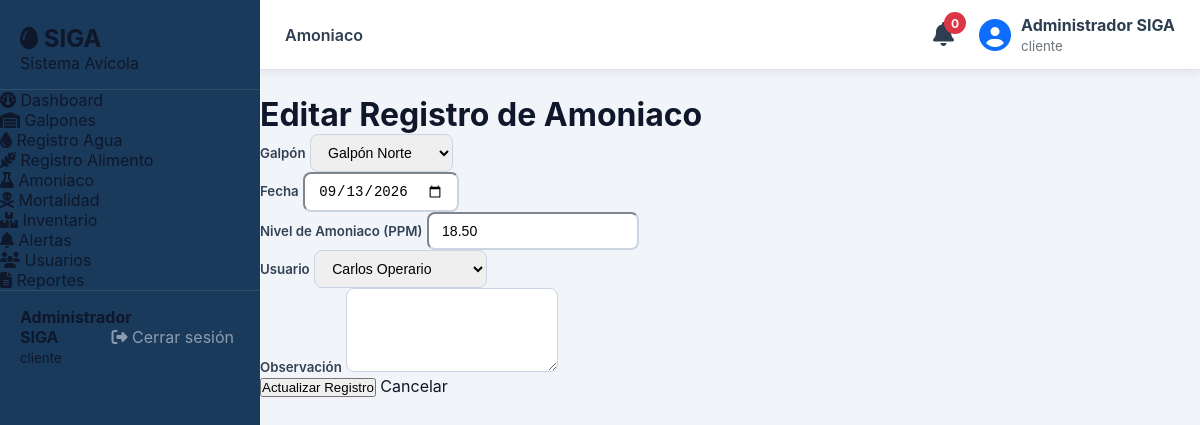
Page /legacy-php/modules/amoniaco/crear.php?id=1 (signed in) on the committed database.
### tables this page shows
CREATE TABLE IF NOT EXISTS `registros_amoniaco` (
  `id`          INT UNSIGNED NOT NULL AUTO_INCREMENT,
  `galpon_id`   INT UNSIGNED NOT NULL,
  `fecha`       DATE         NOT NULL,
  `nivel_ppm`   DECIMAL(8,2) NOT NULL DEFAULT 0,
  `usuario_id`  INT UNSIGNED NOT NULL,
  `observacion` TEXT,
  `created_at`  DATETIME NOT NULL DEFAULT CURRENT_TIMESTAMP,
  PRIMARY KEY (`id`),
  CONSTRAINT `fk_amoniaco_galpon`  FOREIGN KEY (`galpon_id`)  REFERENCES `galpones`(`id`) ON DELETE CASCADE,
  CONSTRAINT `fk_amoniaco_usuario` FOREIGN KEY (`usuario_id`) REFERENCES `usuarios`(`id`)
);

CREATE TABLE IF NOT EXISTS `galpones` (
  `id`                  INT UNSIGNED NOT NULL AUTO_INCREMENT,
  `codigo`              VARCHAR(20)  NOT NULL UNIQUE,
  `nombre`              VARCHAR(100) NOT NULL,
  `ubicacion`           VARCHAR(200),
  `capacidad_maxima`    INT UNSIGNED NOT NULL DEFAULT 0,
  `cantidad_actual`     INT UNSIGNED NOT NULL DEFAULT 0,
  `estado`              ENUM('activo','inactivo','mantenimiento') NOT NULL DEFAULT 'activo',
  `responsable_id`      INT UNSIGNED,
  `created_at`          DATETIME NOT NULL DEFAULT CURRENT_TIMESTAMP,
  PRIMARY KEY (`id`),
  CONSTRAINT `fk_galpones_responsable` FOREIGN KEY (`responsable_id`) REFERENCES `usuarios`(`id`) ON DELETE SET NULL
);

CREATE TABLE IF NOT EXISTS `usuarios` (
  `id`              INT UNSIGNED NOT NULL AUTO_INCREMENT,
  `nombre_completo` VARCHAR(150) NOT NULL,
  `documento`       VARCHAR(30)  NOT NULL UNIQUE,
  `email`           VARCHAR(120) NOT NULL UNIQUE,
  `telefono`        VARCHAR(20),
  `password_hash`   VARCHAR(255) NOT NULL,
  `rol_id`          INT UNSIGNED NOT NULL DEFAULT 2,
  `activo`          TINYINT(1)   NOT NULL DEFAULT 1,
  `created_at`      DATETIME     NOT NULL DEFAULT CURRENT_TIMESTAMP,
  `updated_at`      DATETIME     NOT NULL DEFAULT CURRENT_TIMESTAMP ON UPDATE CURRENT_TIMESTAMP,
  PRIMARY KEY (`id`),
  CONSTRAINT `fk_usuarios_rol` FOREIGN KEY (`rol_id`) REFERENCES `roles`(`id`)
);

### legacy-php/modules/amoniaco/crear.php (the view, shortened to what this page needs)
<?php
$db = getDB();
$id = isset($_GET['id']) ? (int)$_GET['id'] : 0;
$stmt = $db->prepare("SELECT * FROM registros_amoniaco WHERE id = ?");
$stmt->execute([$id]);
$registro = $stmt->fetch();
$galpones = $db->query("SELECT * FROM galpones ORDER BY nombre")->fetchAll();
$usuarios = $db->query("SELECT * FROM usuarios WHERE activo = 1 ORDER BY nombre_completo")->fetchAll();
include '../../includes/header.php';
?>
<div class="container">
    <h1 class="mb-4">Editar Registro de Amoniaco</h1>
    <form method="POST">
        <div class="mb-3">
            <label class="form-label">Galpón</label>
            <select name="galpon_id" class="form-control" required>
                <?php foreach($galpones as $g): ?>
                    <option value="<?= $g['id']; ?>"
                        <?= ($g['id'] == $registro['galpon_id']) ? 'selected' : ''; ?>>
                        <?= htmlspecialchars($g['nombre']); ?>
                    </option>
                <?php endforeach; ?>
            </select>
        </div>
        <div class="mb-3">
            <label class="form-label">Fecha</label>
            <input
                type="date"
                name="fecha"
                class="form-control"
                value="<?= $registro['fecha']; ?>"
                required>
        </div>
        <div class="mb-3">
            <label class="form-label">Nivel de Amoniaco (PPM)</label>
            <input
                type="number"
                step="0.01"
                min="0"
                name="nivel_ppm"
                class="form-control"
                value="<?= $registro['nivel_ppm']; ?>"
                required>
        </div>
        <div class="mb-3">
            <label class="form-label">Usuario</label>
            <select name="usuario_id" class="form-control" required>
                <?php foreach($usuarios as $u): ?>
                    <option value="<?= $u['id']; ?>"
                        <?= ($u['id'] == $registro['usuario_id']) ? 'selected' : ''; ?>>
                        <?= htmlspecialchars($u['nombre_completo']); ?>
                    </option>
                <?php endforeach; ?>
            </select>
        </div>
        <div class="mb-3">
            <label class="form-label">Observación</label>
            <textarea
                name="observacion"
                class="form-control"
                rows="4"><?= htmlspecialchars($registro['observacion']); ?></textarea>
        </div>
        <button type="submit" class="btn btn-warning">
            Actualizar Registro
        </button>
        <a href="index.php" class="btn btn-secondary">
            Cancelar
        </a>
    </form>
</div>
<?php include '../../includes/footer.php'; ?>

### legacy-php/assets/css/siga.css (style rules this page uses)
:root { --siga-blue: #1a3a5c; --siga-blue-mid: #2a5298; --siga-blue-lt: #3d6eb5; --siga-green: #2e7d52; --siga-green-lt: #43a875; --siga-amber: #e67e22; --siga-red: #c0392b; --siga-white: #f8fafc; --siga-gray-50: #f1f5f9; --siga-gray-100: #e2e8f0; --siga-gray-300: #cbd5e1; --siga-gray-500: #64748b; --siga-gray-700: #334155; --siga-gray-900: #0f172a; --sidebar-w: 260px; --topbar-h: 62px; --radius: 12px; --radius-sm: 8px; --shadow: 0 4px 20px rgba(26,58,92,.10); --shadow-sm: 0 2px 8px rgba(26,58,92,.07); --transition: .22s ease; font-family: 'Inter', system-ui, sans-serif; }
*, *::before, *::after { box-sizing: border-box; margin: 0; padding: 0; }
body { background: var(--siga-gray-50); color: var(--siga-gray-900); }
a { text-decoration: none; color: inherit; }
.form-label { font-size: .83rem; font-weight: 600; color: var(--siga-gray-700); }
.form-control, .form-select { border-color: var(--siga-gray-300); border-radius: var(--radius-sm); font-size: .88rem; padding: 9px 13px; transition: border-color var(--transition), box-shadow var(--transition); }

### rows in the picture
registros_amoniaco: galpon_id "Galpón Norte", fecha "09/13/2026", nivel_ppm "18.50", usuario_id "Carlos Operario"

### other values in the picture
$nombreUsuario "Administrador SIGA"
$rolUsuario "cliente"
$activePage "Amoniaco"
$stmt->fetchColumn() "0"
